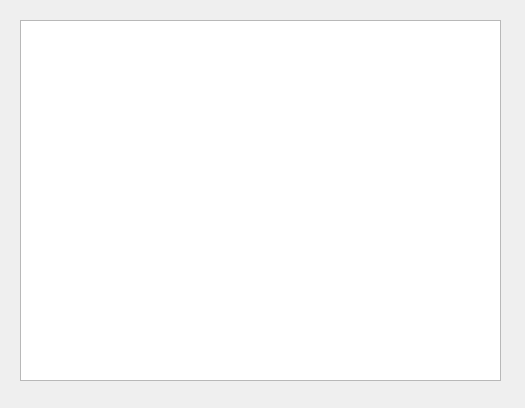
<?xml version="1.0" encoding="UTF-8"?>
<ui version="4.0">
 <class>AutoWindow</class>
 <widget class="QMainWindow" name="AutoWindow">
  <property name="geometry">
   <rect>
    <x>0</x>
    <y>0</y>
    <width>525</width>
    <height>408</height>
   </rect>
  </property>
  <property name="windowTitle">
   <string>MainWindow</string>
  </property>
  <widget class="QWidget" name="centralwidget">
   <widget class="QTextEdit" name="textedit_log">
    <property name="geometry">
     <rect>
      <x>20</x>
      <y>20</y>
      <width>481</width>
      <height>361</height>
     </rect>
    </property>
   </widget>
  </widget>
 </widget>
 <resources/>
 <connections/>
</ui>
